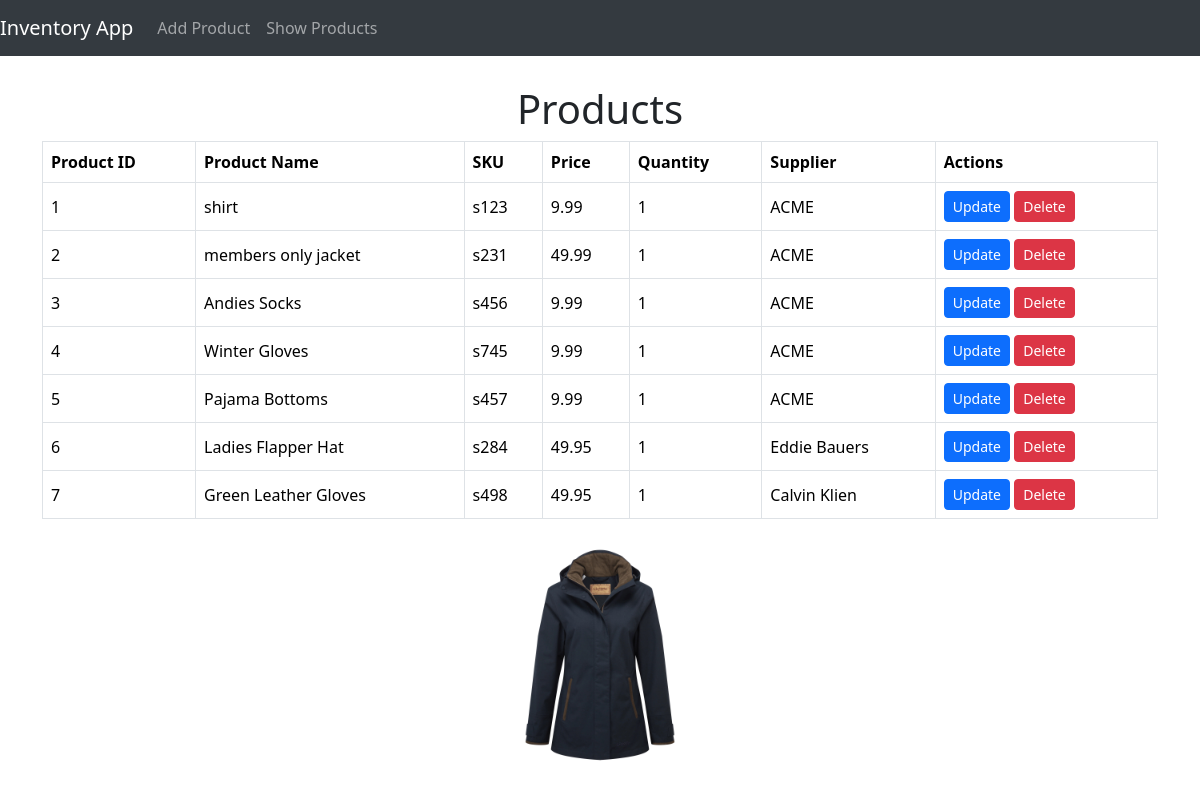
The page /list/ on the database as committed earlier.
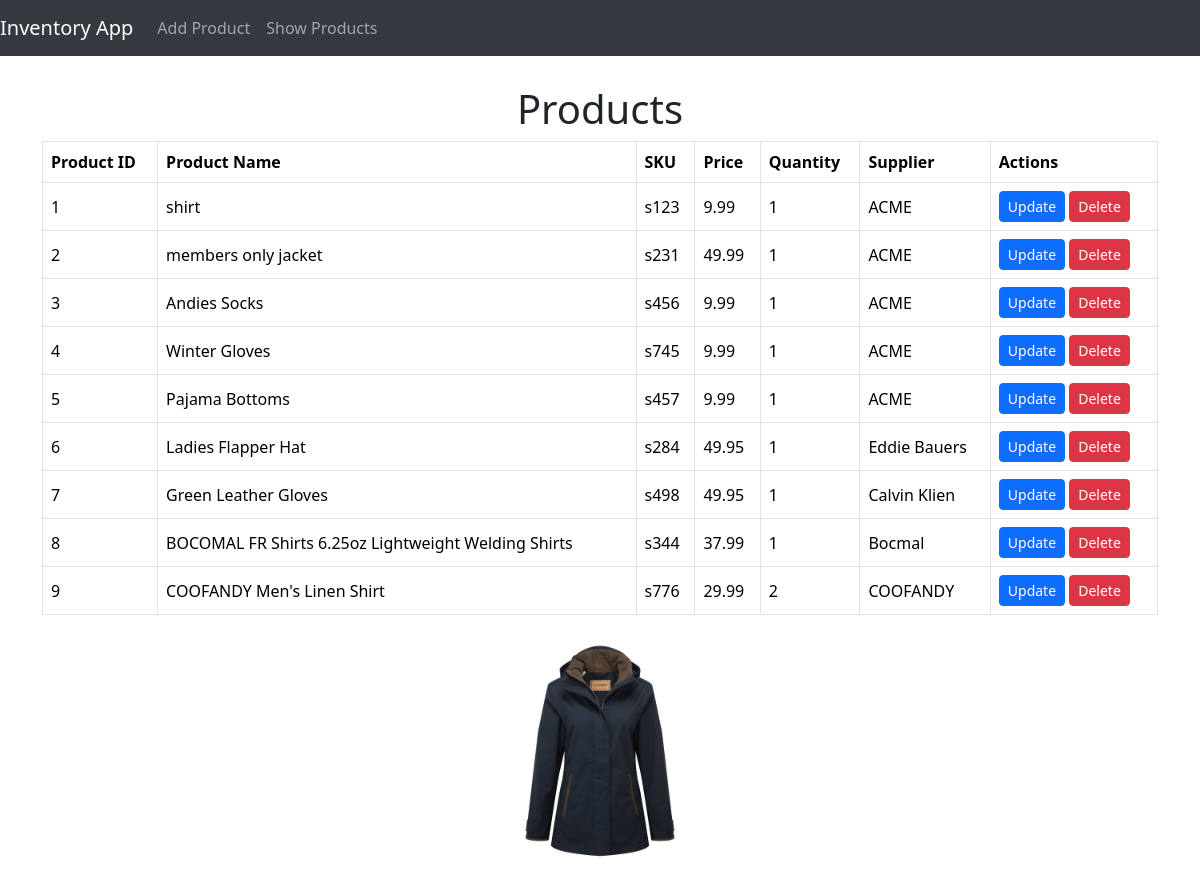
The same page on the database as committed later.
### invApp/models.py (models this page shows, shortened)
class Product(models.Model):
    product_id = models.AutoField(primary_key=True)
    name = models.CharField(max_length=100)
    sku = models.CharField(max_length=50, unique=True)
    price = models.DecimalField(max_digits=10, decimal_places=2)
    quantity = models.IntegerField()
    supplier = models.CharField(max_length=100)

### invApp/views.py (the view)
# urls.py: path('list/', views.product_list_view, name = 'product_list'),
def product_list_view(request):
    products  = Product.objects.all()
    return render(request, 'invApp/product_list.html', {'products': products})

### invApp/templates/invApp/product_list.html
{% extends 'invApp/layout.html' %}
{% load static %}
{% block content %}
   <h1 class="text-center">Products</h1>
   <table class="table table-bordered tabel-stripped">
     <thead class="thead-dark">
        <tr>
            <th>Product ID</th>
            <th>Product Name</th>
            <th>SKU</th>
            <th>Price</th>
            <th>Quantity</th>
            <th>Supplier</th>
            <th>Actions</th>
        </tr>
     </thead>
     <tbody>
        {% for product in products %}
            <tr>
                <td>{{product.product_id}}</td>
                <td>{{product.name}}</td>
                <td>{{product.sku}}</td>
                <td>{{product.price}}</td>
                <td>{{product.quantity}}</td>
                <td>{{product.supplier}}</td>
                <td>
                    <a href="{% url 'product_update' product.product_id %}" class="btn btn-primary btn-sm">Update</a>
                    <a href="{% url 'product_delete' product.product_id %}" class="btn btn-danger btn-sm">Delete</a>
                </td>
            </tr>
        {% endfor %}
     </tbody>
   </table>
   <img src="{% static 'images/jacket.jpg' %}" alt="A beuatiful house" style="width: 200px;" class="img-fluid d-block mx-auto" >
{% endblock %}

### invApp/templates/invApp/layout.html (shortened to what this page needs)
<!doctype html>
<html lang="en">
  <head>
    <link href="https://cdn.jsdelivr.net/npm/bootstrap@5.3.3/dist/css/bootstrap.min.css" rel="stylesheet">
  </head>
  <body>
    <nav class="navbar navbar-expand-lg navbar-dark fixed-top">
        <a href="{% url 'home' %}" class="navbar-brand">
            Inventory App
        </a>
        <div class="collapse navbar-collapse" id="navbarNav">
            <ul class="navbar-nav">
                <li class="nav-item">
                    <a href="{% url 'product_create' %}" class="nav-link">Add Product</a>
                </li>
                <li class="nav-item">
                    <a href="{% url 'product_list' %}" class="nav-link">Show Products</a>
                </li>
            </ul>
        </div>
    </nav>
    <div class="container">
        {% block content %} {% endblock %}
  </body>
</html>

### invApp/templates/invApp/layout.html (style rules this page uses)
.navbar { background-color: #343a40; }
.navbar-brand { color: #ffffff; }
.container { margin-top: 85px; }
.table th, .table td { vertical-align: middle; }

Rows that differ between the two databases and show on the page:
added Product: product_id "8", name "BOCOMAL FR Shirts 6.25oz Lightweight Welding Shirts", sku "s344", price "37.99", quantity "1", supplier "Bocmal"
added Product: product_id "9", name "COOFANDY Men's Linen Shirt", sku "s776", price "29.99", quantity "2", supplier "COOFANDY"
